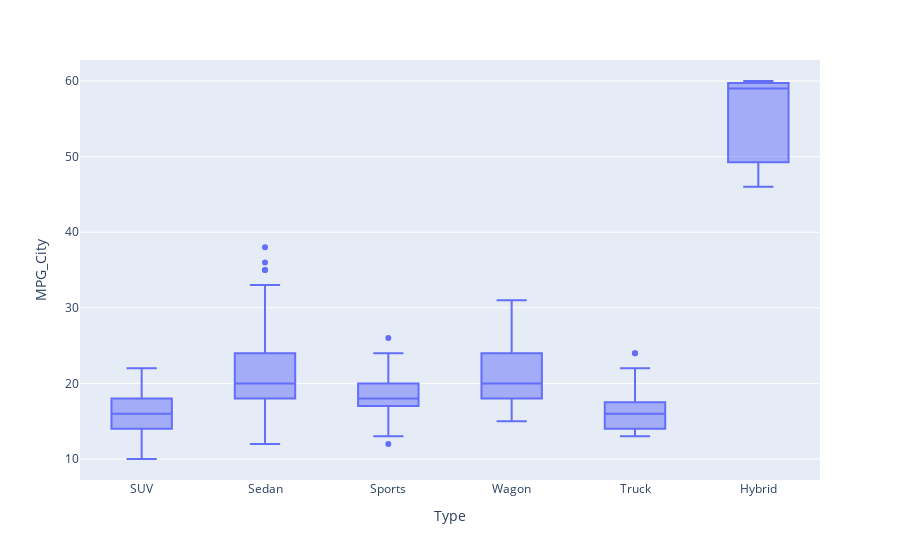

Notebook code for this chart:
### Markdown cell above
Cada caja nos da información sobre cuántas millas por galón recorre los automóviles de cada modelo. La mayoría aparece solo una línea, esto debido a que solo existe un automóvil con ese modelo

### Code cell
px.box(df, x="Type", y="MPG_City")

### Figure 1 — Plotly figure (JSON) as saved in the notebook; plotly's stock layout.template omitted (floating-point values rounded to 4 significant figures; data arrays with more than 128 entries replaced by an {"elided": "..."} marker saying what was removed)
{"data": [{"alignmentgroup": "True", "hovertemplate": "Type=%{x}<br>MPG_City=%{y}<extra></extra>", "legendgroup": "", "marker": {"color": "#636efa"}, "name": "", "notched": false, "offsetgroup": "", "orientation": "v", "showlegend": false, "type": "box", "x": {"elided": "428 str values"}, "x0": " ", "xaxis": "x", "y": {"elided": "428 int values"}, "y0": " ", "yaxis": "y"}], "layout": {"boxmode": "group", "legend": {"tracegroupgap": 0}, "margin": {"t": 60}, "xaxis": {"anchor": "y", "domain": [0, 1], "title": {"text": "Type"}}, "yaxis": {"anchor": "x", "domain": [0, 1], "title": {"text": "MPG_City"}}}}
